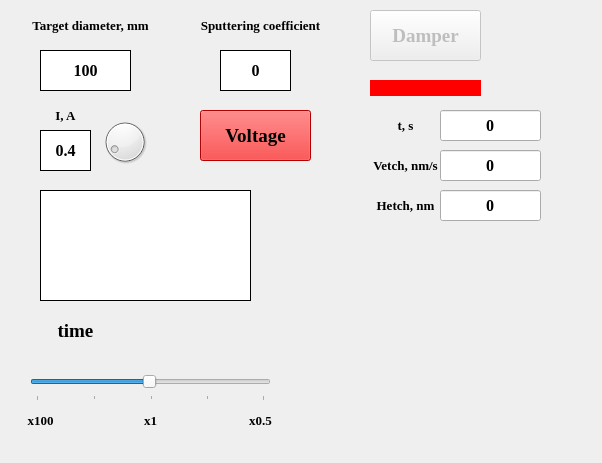
<?xml version="1.0" encoding="UTF-8"?>
<ui version="4.0">
 <class>Dialog</class>
 <widget class="QDialog" name="Dialog">
  <property name="geometry">
   <rect>
    <x>0</x>
    <y>0</y>
    <width>602</width>
    <height>463</height>
   </rect>
  </property>
  <property name="windowTitle">
   <string>Sputtering</string>
  </property>
  <property name="windowIcon">
   <iconset>
    <normaloff>icon.png</normaloff>icon.png</iconset>
  </property>
  <widget class="QLabel" name="current_label">
   <property name="geometry">
    <rect>
     <x>40</x>
     <y>100</y>
     <width>51</width>
     <height>31</height>
    </rect>
   </property>
   <property name="font">
    <font>
     <family>Times New Roman</family>
     <pointsize>10</pointsize>
     <weight>75</weight>
     <bold>true</bold>
    </font>
   </property>
   <property name="text">
    <string>I, A</string>
   </property>
   <property name="alignment">
    <set>Qt::AlignCenter</set>
   </property>
  </widget>
  <widget class="QPushButton" name="damper">
   <property name="enabled">
    <bool>false</bool>
   </property>
   <property name="geometry">
    <rect>
     <x>370</x>
     <y>10</y>
     <width>111</width>
     <height>51</height>
    </rect>
   </property>
   <property name="font">
    <font>
     <family>Times New Roman</family>
     <pointsize>14</pointsize>
     <weight>75</weight>
     <bold>true</bold>
    </font>
   </property>
   <property name="text">
    <string>Damper</string>
   </property>
  </widget>
  <widget class="QLabel" name="damper_state">
   <property name="geometry">
    <rect>
     <x>370</x>
     <y>80</y>
     <width>111</width>
     <height>16</height>
    </rect>
   </property>
   <property name="styleSheet">
    <string notr="true">background-color: red;</string>
   </property>
   <property name="text">
    <string/>
   </property>
  </widget>
  <widget class="QLabel" name="d0_label">
   <property name="geometry">
    <rect>
     <x>370</x>
     <y>150</y>
     <width>71</width>
     <height>31</height>
    </rect>
   </property>
   <property name="font">
    <font>
     <family>Times New Roman</family>
     <pointsize>10</pointsize>
     <weight>75</weight>
     <bold>true</bold>
    </font>
   </property>
   <property name="text">
    <string>Vetch, nm/s</string>
   </property>
   <property name="alignment">
    <set>Qt::AlignCenter</set>
   </property>
  </widget>
  <widget class="QLabel" name="dr_label">
   <property name="geometry">
    <rect>
     <x>370</x>
     <y>190</y>
     <width>71</width>
     <height>31</height>
    </rect>
   </property>
   <property name="font">
    <font>
     <family>Times New Roman</family>
     <pointsize>10</pointsize>
     <weight>75</weight>
     <bold>true</bold>
    </font>
   </property>
   <property name="text">
    <string>Hetch, nm</string>
   </property>
   <property name="alignment">
    <set>Qt::AlignCenter</set>
   </property>
  </widget>
  <widget class="QLabel" name="x100">
   <property name="geometry">
    <rect>
     <x>20</x>
     <y>410</y>
     <width>41</width>
     <height>21</height>
    </rect>
   </property>
   <property name="font">
    <font>
     <family>Times New Roman</family>
     <pointsize>10</pointsize>
     <weight>75</weight>
     <bold>true</bold>
    </font>
   </property>
   <property name="text">
    <string>x100</string>
   </property>
   <property name="alignment">
    <set>Qt::AlignCenter</set>
   </property>
  </widget>
  <widget class="QLabel" name="time_rewind">
   <property name="geometry">
    <rect>
     <x>30</x>
     <y>310</y>
     <width>91</width>
     <height>41</height>
    </rect>
   </property>
   <property name="font">
    <font>
     <family>Times New Roman</family>
     <pointsize>14</pointsize>
     <weight>75</weight>
     <bold>true</bold>
    </font>
   </property>
   <property name="text">
    <string>time</string>
   </property>
   <property name="alignment">
    <set>Qt::AlignCenter</set>
   </property>
  </widget>
  <widget class="QSlider" name="timeSlider">
   <property name="geometry">
    <rect>
     <x>30</x>
     <y>370</y>
     <width>241</width>
     <height>31</height>
    </rect>
   </property>
   <property name="cursor">
    <cursorShape>OpenHandCursor</cursorShape>
   </property>
   <property name="mouseTracking">
    <bool>false</bool>
   </property>
   <property name="locale">
    <locale language="English" country="UnitedStates"/>
   </property>
   <property name="minimum">
    <number>1</number>
   </property>
   <property name="maximum">
    <number>200</number>
   </property>
   <property name="singleStep">
    <number>1</number>
   </property>
   <property name="value">
    <number>100</number>
   </property>
   <property name="sliderPosition">
    <number>100</number>
   </property>
   <property name="tracking">
    <bool>true</bool>
   </property>
   <property name="orientation">
    <enum>Qt::Horizontal</enum>
   </property>
   <property name="invertedAppearance">
    <bool>false</bool>
   </property>
   <property name="invertedControls">
    <bool>false</bool>
   </property>
   <property name="tickPosition">
    <enum>QSlider::TicksBelow</enum>
   </property>
   <property name="tickInterval">
    <number>50</number>
   </property>
  </widget>
  <widget class="QLabel" name="x1">
   <property name="geometry">
    <rect>
     <x>130</x>
     <y>410</y>
     <width>41</width>
     <height>21</height>
    </rect>
   </property>
   <property name="font">
    <font>
     <family>Times New Roman</family>
     <pointsize>10</pointsize>
     <weight>75</weight>
     <bold>true</bold>
    </font>
   </property>
   <property name="text">
    <string>x1</string>
   </property>
   <property name="alignment">
    <set>Qt::AlignCenter</set>
   </property>
  </widget>
  <widget class="QLabel" name="x0_5">
   <property name="geometry">
    <rect>
     <x>240</x>
     <y>410</y>
     <width>41</width>
     <height>21</height>
    </rect>
   </property>
   <property name="font">
    <font>
     <family>Times New Roman</family>
     <pointsize>10</pointsize>
     <weight>75</weight>
     <bold>true</bold>
    </font>
   </property>
   <property name="text">
    <string>x0.5</string>
   </property>
   <property name="alignment">
    <set>Qt::AlignCenter</set>
   </property>
  </widget>
  <widget class="QLabel" name="time_label">
   <property name="geometry">
    <rect>
     <x>370</x>
     <y>110</y>
     <width>71</width>
     <height>31</height>
    </rect>
   </property>
   <property name="font">
    <font>
     <family>Times New Roman</family>
     <pointsize>10</pointsize>
     <weight>75</weight>
     <bold>true</bold>
    </font>
   </property>
   <property name="text">
    <string>t, s</string>
   </property>
   <property name="alignment">
    <set>Qt::AlignCenter</set>
   </property>
  </widget>
  <widget class="QLabel" name="status">
   <property name="geometry">
    <rect>
     <x>40</x>
     <y>190</y>
     <width>211</width>
     <height>111</height>
    </rect>
   </property>
   <property name="font">
    <font>
     <family>Times New Roman</family>
     <pointsize>12</pointsize>
     <weight>75</weight>
     <bold>true</bold>
    </font>
   </property>
   <property name="styleSheet">
    <string notr="true">background-color: white;</string>
   </property>
   <property name="frameShape">
    <enum>QFrame::Box</enum>
   </property>
   <property name="text">
    <string/>
   </property>
   <property name="textFormat">
    <enum>Qt::AutoText</enum>
   </property>
   <property name="alignment">
    <set>Qt::AlignCenter</set>
   </property>
   <property name="wordWrap">
    <bool>true</bool>
   </property>
  </widget>
  <widget class="QLabel" name="target_diameter_label">
   <property name="geometry">
    <rect>
     <x>10</x>
     <y>10</y>
     <width>161</width>
     <height>31</height>
    </rect>
   </property>
   <property name="font">
    <font>
     <family>Times New Roman</family>
     <pointsize>10</pointsize>
     <weight>75</weight>
     <bold>true</bold>
    </font>
   </property>
   <property name="text">
    <string>Target diameter, mm</string>
   </property>
   <property name="alignment">
    <set>Qt::AlignCenter</set>
   </property>
  </widget>
  <widget class="QLabel" name="sputtering_coefficient_label">
   <property name="geometry">
    <rect>
     <x>170</x>
     <y>10</y>
     <width>181</width>
     <height>31</height>
    </rect>
   </property>
   <property name="font">
    <font>
     <family>Times New Roman</family>
     <pointsize>10</pointsize>
     <weight>75</weight>
     <bold>true</bold>
    </font>
   </property>
   <property name="text">
    <string>Sputtering coefficient</string>
   </property>
   <property name="alignment">
    <set>Qt::AlignCenter</set>
   </property>
  </widget>
  <widget class="QPushButton" name="voltage">
   <property name="enabled">
    <bool>true</bool>
   </property>
   <property name="geometry">
    <rect>
     <x>200</x>
     <y>110</y>
     <width>111</width>
     <height>51</height>
    </rect>
   </property>
   <property name="font">
    <font>
     <family>Times New Roman</family>
     <pointsize>14</pointsize>
     <weight>75</weight>
     <bold>true</bold>
    </font>
   </property>
   <property name="styleSheet">
    <string notr="true">background-color: red;</string>
   </property>
   <property name="text">
    <string>Voltage</string>
   </property>
  </widget>
  <widget class="QLineEdit" name="time_value">
   <property name="geometry">
    <rect>
     <x>440</x>
     <y>110</y>
     <width>101</width>
     <height>31</height>
    </rect>
   </property>
   <property name="font">
    <font>
     <family>Times New Roman</family>
     <pointsize>12</pointsize>
     <weight>75</weight>
     <bold>true</bold>
    </font>
   </property>
   <property name="text">
    <string>0</string>
   </property>
   <property name="alignment">
    <set>Qt::AlignCenter</set>
   </property>
  </widget>
  <widget class="QLineEdit" name="H_etch">
   <property name="geometry">
    <rect>
     <x>440</x>
     <y>190</y>
     <width>101</width>
     <height>31</height>
    </rect>
   </property>
   <property name="font">
    <font>
     <family>Times New Roman</family>
     <pointsize>12</pointsize>
     <weight>75</weight>
     <bold>true</bold>
    </font>
   </property>
   <property name="text">
    <string>0</string>
   </property>
   <property name="alignment">
    <set>Qt::AlignCenter</set>
   </property>
  </widget>
  <widget class="QLineEdit" name="V_etch">
   <property name="geometry">
    <rect>
     <x>440</x>
     <y>150</y>
     <width>101</width>
     <height>31</height>
    </rect>
   </property>
   <property name="font">
    <font>
     <family>Times New Roman</family>
     <pointsize>12</pointsize>
     <weight>75</weight>
     <bold>true</bold>
    </font>
   </property>
   <property name="text">
    <string>0</string>
   </property>
   <property name="alignment">
    <set>Qt::AlignCenter</set>
   </property>
  </widget>
  <widget class="QLabel" name="sputtering_coefficient">
   <property name="geometry">
    <rect>
     <x>220</x>
     <y>50</y>
     <width>71</width>
     <height>41</height>
    </rect>
   </property>
   <property name="font">
    <font>
     <family>Times New Roman</family>
     <pointsize>12</pointsize>
     <weight>75</weight>
     <bold>true</bold>
    </font>
   </property>
   <property name="styleSheet">
    <string notr="true">background-color: white;</string>
   </property>
   <property name="frameShape">
    <enum>QFrame::Box</enum>
   </property>
   <property name="text">
    <string>0</string>
   </property>
   <property name="alignment">
    <set>Qt::AlignCenter</set>
   </property>
  </widget>
  <widget class="QLabel" name="current">
   <property name="geometry">
    <rect>
     <x>40</x>
     <y>130</y>
     <width>51</width>
     <height>41</height>
    </rect>
   </property>
   <property name="font">
    <font>
     <family>Times New Roman</family>
     <pointsize>12</pointsize>
     <weight>75</weight>
     <bold>true</bold>
    </font>
   </property>
   <property name="styleSheet">
    <string notr="true">background-color: white;</string>
   </property>
   <property name="frameShape">
    <enum>QFrame::Box</enum>
   </property>
   <property name="text">
    <string>0.4</string>
   </property>
   <property name="alignment">
    <set>Qt::AlignCenter</set>
   </property>
  </widget>
  <widget class="QLabel" name="target_diameter">
   <property name="geometry">
    <rect>
     <x>40</x>
     <y>50</y>
     <width>91</width>
     <height>41</height>
    </rect>
   </property>
   <property name="font">
    <font>
     <family>Times New Roman</family>
     <pointsize>12</pointsize>
     <weight>75</weight>
     <bold>true</bold>
    </font>
   </property>
   <property name="styleSheet">
    <string notr="true">background-color: white;</string>
   </property>
   <property name="frameShape">
    <enum>QFrame::Box</enum>
   </property>
   <property name="text">
    <string>100</string>
   </property>
   <property name="alignment">
    <set>Qt::AlignCenter</set>
   </property>
  </widget>
  <widget class="QDial" name="current_dial">
   <property name="geometry">
    <rect>
     <x>100</x>
     <y>110</y>
     <width>50</width>
     <height>64</height>
    </rect>
   </property>
   <property name="minimum">
    <number>3</number>
   </property>
   <property name="maximum">
    <number>15</number>
   </property>
   <property name="singleStep">
    <number>1</number>
   </property>
   <property name="pageStep">
    <number>1</number>
   </property>
   <property name="value">
    <number>4</number>
   </property>
   <property name="tracking">
    <bool>true</bool>
   </property>
   <property name="wrapping">
    <bool>false</bool>
   </property>
  </widget>
 </widget>
 <resources/>
 <connections/>
</ui>
